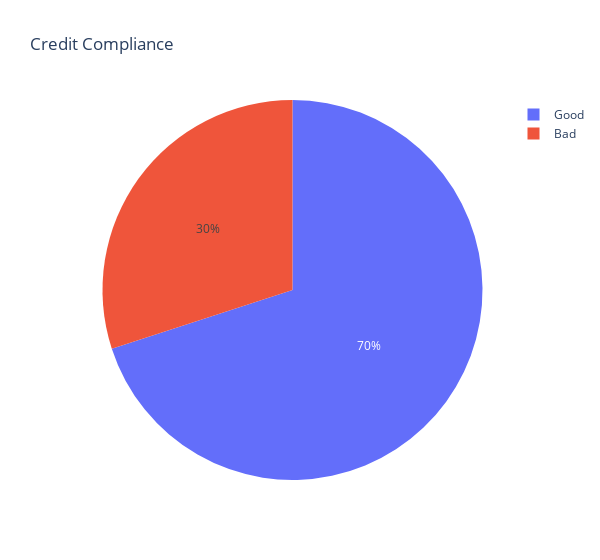

The notebook cell this image was saved under:
### Code cell
px.pie(df_viz, names='Credit Compliance', title='Credit Compliance', width=600)

### Figure 1 — Plotly figure (JSON) as saved in the notebook; plotly's stock layout.template omitted (floating-point values rounded to 4 significant figures; data arrays with more than 128 entries replaced by an {"elided": "..."} marker saying what was removed)
{"data": [{"domain": {"x": [0, 1], "y": [0, 1]}, "hovertemplate": "Credit Compliance=%{label}<extra></extra>", "labels": {"elided": "1000 str values"}, "legendgroup": "", "name": "", "showlegend": true, "type": "pie"}], "layout": {"legend": {"tracegroupgap": 0}, "title": {"text": "Credit Compliance"}, "width": 600}}
